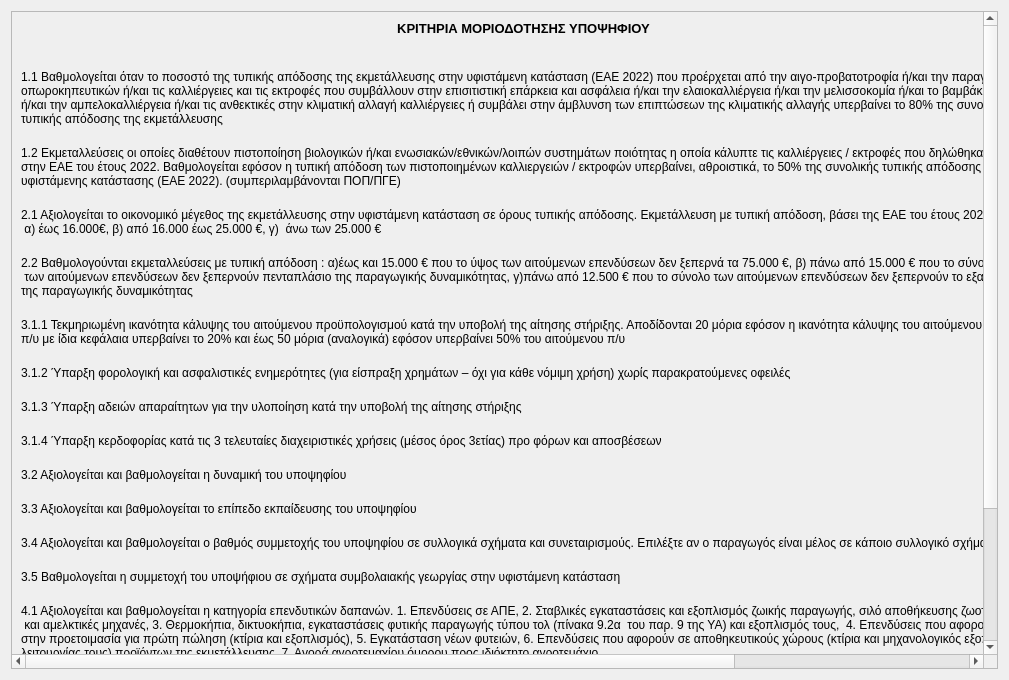
<?xml version="1.0" encoding="UTF-8"?>
<ui version="4.0">
 <class>page_moria</class>
 <widget class="QWidget" name="page_moria">
  <property name="geometry">
   <rect>
    <x>0</x>
    <y>0</y>
    <width>1009</width>
    <height>680</height>
   </rect>
  </property>
  <property name="sizePolicy">
   <sizepolicy hsizetype="Expanding" vsizetype="Expanding">
    <horstretch>0</horstretch>
    <verstretch>0</verstretch>
   </sizepolicy>
  </property>
  <property name="minimumSize">
   <size>
    <width>781</width>
    <height>483</height>
   </size>
  </property>
  <property name="maximumSize">
   <size>
    <width>1009</width>
    <height>16777215</height>
   </size>
  </property>
  <property name="windowTitle">
   <string>Form</string>
  </property>
  <layout class="QVBoxLayout" name="verticalLayout">
   <property name="spacing">
    <number>6</number>
   </property>
   <property name="sizeConstraint">
    <enum>QLayout::SetMinAndMaxSize</enum>
   </property>
   <item>
    <widget class="QScrollArea" name="scrollArea">
     <property name="sizePolicy">
      <sizepolicy hsizetype="Expanding" vsizetype="Expanding">
       <horstretch>1</horstretch>
       <verstretch>1</verstretch>
      </sizepolicy>
     </property>
     <property name="minimumSize">
      <size>
       <width>0</width>
       <height>200</height>
      </size>
     </property>
     <property name="maximumSize">
      <size>
       <width>16777215</width>
       <height>16777215</height>
      </size>
     </property>
     <property name="widgetResizable">
      <bool>true</bool>
     </property>
     <widget class="QWidget" name="scrollAreaWidgetContents">
      <property name="geometry">
       <rect>
        <x>-254</x>
        <y>0</y>
        <width>1226</width>
        <height>768</height>
       </rect>
      </property>
      <property name="sizePolicy">
       <sizepolicy hsizetype="Expanding" vsizetype="Expanding">
        <horstretch>0</horstretch>
        <verstretch>0</verstretch>
       </sizepolicy>
      </property>
      <layout class="QGridLayout" name="gridLayout">
       <item row="9" column="1">
        <widget class="QComboBox" name="comboBox_3_1_4">
         <property name="sizePolicy">
          <sizepolicy hsizetype="Fixed" vsizetype="Fixed">
           <horstretch>0</horstretch>
           <verstretch>0</verstretch>
          </sizepolicy>
         </property>
         <property name="maximumSize">
          <size>
           <width>150</width>
           <height>16777215</height>
          </size>
         </property>
         <item>
          <property name="text">
           <string>--Επιλέξτε</string>
          </property>
         </item>
         <item>
          <property name="text">
           <string>Ναι</string>
          </property>
         </item>
         <item>
          <property name="text">
           <string>Όχι</string>
          </property>
         </item>
        </widget>
       </item>
       <item row="19" column="2">
        <widget class="QLineEdit" name="lineEdit_epileximos">
         <property name="sizePolicy">
          <sizepolicy hsizetype="Fixed" vsizetype="Fixed">
           <horstretch>0</horstretch>
           <verstretch>0</verstretch>
          </sizepolicy>
         </property>
        </widget>
       </item>
       <item row="14" column="0">
        <widget class="QLabel" name="label_16">
         <property name="text">
          <string>4.1 Αξιολογείται και βαθμολογείται η κατηγορία επενδυτικών δαπανών. 1. Επενδύσεις σε ΑΠΕ, 2. Σταβλικές εγκαταστάσεις και εξοπλισμός ζωικής παραγωγής, σιλό αποθήκευσης ζωοτροφών
 και αμελκτικές μηχανές, 3. Θερμοκήπια, δικτυοκήπια, εγκαταστάσεις φυτικής παραγωγής τύπου τολ (πίνακα 9.2α  του παρ. 9 της ΥΑ) και εξοπλισμός τους,  4. Επενδύσεις που αφορούν 
στην προετοιμασία για πρώτη πώληση (κτίρια και εξοπλισμός), 5. Εγκατάσταση νέων φυτειών, 6. Επενδύσεις που αφορούν σε αποθηκευτικούς χώρους (κτίρια και μηχανολογικός εξοπλισμός 
λειτουργίας τους) προϊόντων της εκμετάλλευσης, 7. Αγορά αγροτεμαχίου όμορου προς ιδιόκτητο αγροτεμάχιο
</string>
         </property>
        </widget>
       </item>
       <item row="15" column="0">
        <widget class="QLabel" name="label_17">
         <property name="text">
          <string>5.1 Αξιολογείται και βαθμολογείται η καινοτομία των επενδυτικών δαπανών με προτεραιότητα σε αυτές που αφορούν σε γεωργία ακριβείας και την έξυπνη γεωργία. </string>
         </property>
        </widget>
       </item>
       <item row="11" column="0">
        <widget class="QLabel" name="label_13">
         <property name="text">
          <string>3.3 Αξιολογείται και βαθμολογείται το επίπεδο εκπαίδευσης του υποψηφίου
</string>
         </property>
        </widget>
       </item>
       <item row="7" column="1">
        <widget class="QComboBox" name="comboBox_3_1_2">
         <property name="sizePolicy">
          <sizepolicy hsizetype="Fixed" vsizetype="Fixed">
           <horstretch>0</horstretch>
           <verstretch>0</verstretch>
          </sizepolicy>
         </property>
         <property name="maximumSize">
          <size>
           <width>150</width>
           <height>16777215</height>
          </size>
         </property>
         <item>
          <property name="text">
           <string>--Επιλέξτε</string>
          </property>
         </item>
         <item>
          <property name="text">
           <string>Ναι</string>
          </property>
         </item>
         <item>
          <property name="text">
           <string>Όχι</string>
          </property>
         </item>
        </widget>
       </item>
       <item row="4" column="1">
        <widget class="QLineEdit" name="lineEdit_2_1">
         <property name="sizePolicy">
          <sizepolicy hsizetype="Fixed" vsizetype="Fixed">
           <horstretch>0</horstretch>
           <verstretch>0</verstretch>
          </sizepolicy>
         </property>
         <property name="maximumSize">
          <size>
           <width>150</width>
           <height>16777215</height>
          </size>
         </property>
        </widget>
       </item>
       <item row="15" column="2">
        <widget class="QLineEdit" name="lineEdit_5_1_moria">
         <property name="sizePolicy">
          <sizepolicy hsizetype="Fixed" vsizetype="Fixed">
           <horstretch>0</horstretch>
           <verstretch>0</verstretch>
          </sizepolicy>
         </property>
        </widget>
       </item>
       <item row="16" column="2">
        <widget class="QLineEdit" name="lineEdit_6_1_moria">
         <property name="sizePolicy">
          <sizepolicy hsizetype="Fixed" vsizetype="Fixed">
           <horstretch>0</horstretch>
           <verstretch>0</verstretch>
          </sizepolicy>
         </property>
        </widget>
       </item>
       <item row="5" column="2">
        <widget class="QLineEdit" name="lineEdit_2_2_moria">
         <property name="sizePolicy">
          <sizepolicy hsizetype="Fixed" vsizetype="Fixed">
           <horstretch>0</horstretch>
           <verstretch>0</verstretch>
          </sizepolicy>
         </property>
        </widget>
       </item>
       <item row="9" column="0">
        <widget class="QLabel" name="label_10">
         <property name="text">
          <string>3.1.4 Ύπαρξη κερδοφορίας κατά τις 3 τελευταίες διαχειριστικές χρήσεις (μέσος όρος 3ετίας) προ φόρων και αποσβέσεων
</string>
         </property>
        </widget>
       </item>
       <item row="18" column="2">
        <widget class="QLineEdit" name="lineEdit_moria">
         <property name="sizePolicy">
          <sizepolicy hsizetype="Fixed" vsizetype="Fixed">
           <horstretch>0</horstretch>
           <verstretch>0</verstretch>
          </sizepolicy>
         </property>
        </widget>
       </item>
       <item row="9" column="2">
        <widget class="QLineEdit" name="lineEdit_3_1_4_moria">
         <property name="sizePolicy">
          <sizepolicy hsizetype="Fixed" vsizetype="Fixed">
           <horstretch>0</horstretch>
           <verstretch>0</verstretch>
          </sizepolicy>
         </property>
        </widget>
       </item>
       <item row="12" column="0">
        <widget class="QLabel" name="label_14">
         <property name="text">
          <string>3.4 Αξιολογείται και βαθμολογείται ο βαθμός συμμετοχής του υποψηφίου σε συλλογικά σχήματα και συνεταιρισμούς. Επιλέξτε αν ο παραγωγός είναι μέλος σε κάποιο συλλογικό σχήμα
</string>
         </property>
        </widget>
       </item>
       <item row="2" column="1">
        <widget class="QComboBox" name="comboBox_1_1">
         <property name="sizePolicy">
          <sizepolicy hsizetype="Fixed" vsizetype="Fixed">
           <horstretch>0</horstretch>
           <verstretch>0</verstretch>
          </sizepolicy>
         </property>
         <property name="maximumSize">
          <size>
           <width>150</width>
           <height>16777215</height>
          </size>
         </property>
         <item>
          <property name="text">
           <string>--Επιλέξτε</string>
          </property>
         </item>
         <item>
          <property name="text">
           <string>Ναι</string>
          </property>
         </item>
         <item>
          <property name="text">
           <string>Όχι</string>
          </property>
         </item>
        </widget>
       </item>
       <item row="17" column="1">
        <widget class="QComboBox" name="comboBox_7_1">
         <property name="sizePolicy">
          <sizepolicy hsizetype="Fixed" vsizetype="Fixed">
           <horstretch>0</horstretch>
           <verstretch>0</verstretch>
          </sizepolicy>
         </property>
         <property name="maximumSize">
          <size>
           <width>150</width>
           <height>16777215</height>
          </size>
         </property>
         <item>
          <property name="text">
           <string>--Επιλέξτε</string>
          </property>
         </item>
         <item>
          <property name="text">
           <string>Ναι</string>
          </property>
         </item>
         <item>
          <property name="text">
           <string>Όχι</string>
          </property>
         </item>
        </widget>
       </item>
       <item row="2" column="0">
        <widget class="QLabel" name="label_3">
         <property name="text">
          <string>1.1 Βαθμολογείται όταν το ποσοστό της τυπικής απόδοσης της εκμετάλλευσης στην υφιστάμενη κατάσταση (ΕΑΕ 2022) που προέρχεται από την αιγο-προβατοτροφία ή/και την παραγωγή 
οπωροκηπευτικών ή/και τις καλλιέργειες και τις εκτροφές που συμβάλλουν στην επισιτιστική επάρκεια και ασφάλεια ή/και την ελαιοκαλλιέργεια ή/και την μελισσοκομία ή/και το βαμβάκι 
ή/και την αμπελοκαλλιέργεια ή/και τις ανθεκτικές στην κλιματική αλλαγή καλλιέργειες ή συμβάλει στην άμβλυνση των επιπτώσεων της κλιματικής αλλαγής υπερβαίνει το 80% της συνολικής 
τυπικής απόδοσης της εκμετάλλευσης
</string>
         </property>
        </widget>
       </item>
       <item row="18" column="1">
        <widget class="QLabel" name="label_20">
         <property name="text">
          <string>&lt;html&gt;&lt;head/&gt;&lt;body&gt;&lt;p align=&quot;center&quot;&gt;&lt;span style=&quot; font-weight:600;&quot;&gt;Συνολική βαθμολογία&lt;/span&gt;&lt;/p&gt;&lt;/body&gt;&lt;/html&gt;</string>
         </property>
        </widget>
       </item>
       <item row="6" column="0">
        <widget class="QLabel" name="label_7">
         <property name="text">
          <string>3.1.1 Τεκμηριωμένη ικανότητα κάλυψης του αιτούμενου προϋπολογισμού κατά την υποβολή της αίτησης στήριξης. Αποδίδονται 20 μόρια εφόσον η ικανότητα κάλυψης του αιτούμενου 
π/υ με ίδια κεφάλαια υπερβαίνει το 20% και έως 50 μόρια (αναλογικά) εφόσον υπερβαίνει 50% του αιτούμενου π/υ
 </string>
         </property>
        </widget>
       </item>
       <item row="15" column="1">
        <widget class="QLineEdit" name="lineEdit_5_1">
         <property name="sizePolicy">
          <sizepolicy hsizetype="Fixed" vsizetype="Fixed">
           <horstretch>0</horstretch>
           <verstretch>0</verstretch>
          </sizepolicy>
         </property>
         <property name="maximumSize">
          <size>
           <width>150</width>
           <height>16777215</height>
          </size>
         </property>
        </widget>
       </item>
       <item row="3" column="0">
        <widget class="QLabel" name="label_4">
         <property name="text">
          <string>1.2 Eκμεταλλεύσεις οι οποίες διαθέτουν πιστοποίηση βιολογικών ή/και ενωσιακών/εθνικών/λοιπών συστημάτων ποιότητας η οποία κάλυπτε τις καλλιέργειες / εκτροφές που δηλώθηκαν 
στην ΕΑΕ του έτους 2022. Βαθμολογείται εφόσον η τυπική απόδοση των πιστοποιημένων καλλιεργειών / εκτροφών υπερβαίνει, αθροιστικά, το 50% της συνολικής τυπικής απόδοσης της 
υφιστάμενης κατάστασης (ΕΑΕ 2022). (συμπεριλαμβάνονται ΠΟΠ/ΠΓΕ)
</string>
         </property>
        </widget>
       </item>
       <item row="13" column="2">
        <widget class="QLineEdit" name="lineEdit_3_5_moria">
         <property name="sizePolicy">
          <sizepolicy hsizetype="Fixed" vsizetype="Fixed">
           <horstretch>0</horstretch>
           <verstretch>0</verstretch>
          </sizepolicy>
         </property>
        </widget>
       </item>
       <item row="6" column="1">
        <widget class="QLineEdit" name="lineEdit_3_1_1">
         <property name="sizePolicy">
          <sizepolicy hsizetype="Fixed" vsizetype="Fixed">
           <horstretch>0</horstretch>
           <verstretch>0</verstretch>
          </sizepolicy>
         </property>
         <property name="maximumSize">
          <size>
           <width>150</width>
           <height>16777215</height>
          </size>
         </property>
        </widget>
       </item>
       <item row="7" column="2">
        <widget class="QLineEdit" name="lineEdit_3_1_2_moria">
         <property name="sizePolicy">
          <sizepolicy hsizetype="Fixed" vsizetype="Fixed">
           <horstretch>0</horstretch>
           <verstretch>0</verstretch>
          </sizepolicy>
         </property>
        </widget>
       </item>
       <item row="5" column="0">
        <widget class="QLabel" name="label_6">
         <property name="text">
          <string>2.2 Βαθμολογούνται εκμεταλλεύσεις με τυπική απόδοση : α)έως και 15.000 € που το ύψος των αιτούμενων επενδύσεων δεν ξεπερνά τα 75.000 €, β) πάνω από 15.000 € που το σύνολο
 των αιτούμενων επενδύσεων δεν ξεπερνούν πενταπλάσιο της παραγωγικής δυναμικότητας, γ)πάνω από 12.500 € που το σύνολο των αιτούμενων επενδύσεων δεν ξεπερνούν το εξαπλάσιο 
της παραγωγικής δυναμικότητας
</string>
         </property>
        </widget>
       </item>
       <item row="1" column="2">
        <widget class="QLineEdit" name="lineEdit_budget">
         <property name="enabled">
          <bool>true</bool>
         </property>
         <property name="sizePolicy">
          <sizepolicy hsizetype="Preferred" vsizetype="Fixed">
           <horstretch>0</horstretch>
           <verstretch>0</verstretch>
          </sizepolicy>
         </property>
         <property name="maximumSize">
          <size>
           <width>16777215</width>
           <height>16777215</height>
          </size>
         </property>
        </widget>
       </item>
       <item row="6" column="2">
        <widget class="QLineEdit" name="lineEdit_3_1_1_moria">
         <property name="sizePolicy">
          <sizepolicy hsizetype="Fixed" vsizetype="Fixed">
           <horstretch>0</horstretch>
           <verstretch>0</verstretch>
          </sizepolicy>
         </property>
        </widget>
       </item>
       <item row="17" column="2">
        <widget class="QLineEdit" name="lineEdit_7_1_moria">
         <property name="sizePolicy">
          <sizepolicy hsizetype="Fixed" vsizetype="Fixed">
           <horstretch>0</horstretch>
           <verstretch>0</verstretch>
          </sizepolicy>
         </property>
        </widget>
       </item>
       <item row="4" column="0">
        <widget class="QLabel" name="label_5">
         <property name="text">
          <string>2.1 Αξιολογείται το οικονομικό μέγεθος της εκμετάλλευσης στην υφιστάμενη κατάσταση σε όρους τυπικής απόδοσης. Εκμετάλλευση με τυπική απόδοση, βάσει της ΕΑΕ του έτους 2025:
 α) έως 16.000€, β) από 16.000 έως 25.000 €, γ)  άνω των 25.000 €
</string>
         </property>
        </widget>
       </item>
       <item row="3" column="1">
        <widget class="QLineEdit" name="lineEdit_1_2">
         <property name="sizePolicy">
          <sizepolicy hsizetype="Fixed" vsizetype="Fixed">
           <horstretch>0</horstretch>
           <verstretch>0</verstretch>
          </sizepolicy>
         </property>
         <property name="maximumSize">
          <size>
           <width>150</width>
           <height>16777215</height>
          </size>
         </property>
        </widget>
       </item>
       <item row="17" column="0">
        <widget class="QLabel" name="label_19">
         <property name="text">
          <string>7.1 Αξιολογείται και βαθμολογείται η πραγματοποίηση επενδύσεων σε εκμεταλλεύσεις περιοχών που έχουν κηρυχθεί πυρόπληκτες </string>
         </property>
        </widget>
       </item>
       <item row="10" column="0">
        <widget class="QLabel" name="label_12">
         <property name="text">
          <string>3.2 Αξιολογείται και βαθμολογείται η δυναμική του υποψηφίου
</string>
         </property>
        </widget>
       </item>
       <item row="4" column="2">
        <widget class="QLineEdit" name="lineEdit_2_1_moria">
         <property name="sizePolicy">
          <sizepolicy hsizetype="Fixed" vsizetype="Fixed">
           <horstretch>0</horstretch>
           <verstretch>0</verstretch>
          </sizepolicy>
         </property>
        </widget>
       </item>
       <item row="13" column="1">
        <widget class="QComboBox" name="comboBox_3_5">
         <property name="sizePolicy">
          <sizepolicy hsizetype="Fixed" vsizetype="Fixed">
           <horstretch>0</horstretch>
           <verstretch>0</verstretch>
          </sizepolicy>
         </property>
         <property name="maximumSize">
          <size>
           <width>150</width>
           <height>16777215</height>
          </size>
         </property>
         <item>
          <property name="text">
           <string>--Επιλέξτε</string>
          </property>
         </item>
         <item>
          <property name="text">
           <string>Ναι</string>
          </property>
         </item>
         <item>
          <property name="text">
           <string>Όχι</string>
          </property>
         </item>
        </widget>
       </item>
       <item row="5" column="1">
        <widget class="QLineEdit" name="lineEdit_2_2">
         <property name="sizePolicy">
          <sizepolicy hsizetype="Fixed" vsizetype="Fixed">
           <horstretch>0</horstretch>
           <verstretch>0</verstretch>
          </sizepolicy>
         </property>
         <property name="maximumSize">
          <size>
           <width>150</width>
           <height>16777215</height>
          </size>
         </property>
        </widget>
       </item>
       <item row="8" column="2">
        <widget class="QLineEdit" name="lineEdit_3_1_3_moria">
         <property name="sizePolicy">
          <sizepolicy hsizetype="Fixed" vsizetype="Fixed">
           <horstretch>0</horstretch>
           <verstretch>0</verstretch>
          </sizepolicy>
         </property>
        </widget>
       </item>
       <item row="10" column="2">
        <widget class="QLineEdit" name="lineEdit_3_2_moria">
         <property name="sizePolicy">
          <sizepolicy hsizetype="Fixed" vsizetype="Fixed">
           <horstretch>0</horstretch>
           <verstretch>0</verstretch>
          </sizepolicy>
         </property>
        </widget>
       </item>
       <item row="19" column="1">
        <widget class="QLabel" name="label_2">
         <property name="text">
          <string>&lt;html&gt;&lt;head/&gt;&lt;body&gt;&lt;p align=&quot;center&quot;&gt;&lt;span style=&quot; font-weight:600;&quot;&gt;Επιλεξιμότητα&lt;/span&gt;&lt;/p&gt;&lt;/body&gt;&lt;/html&gt;</string>
         </property>
        </widget>
       </item>
       <item row="8" column="1">
        <widget class="QComboBox" name="comboBox_3_1_3">
         <property name="sizePolicy">
          <sizepolicy hsizetype="Minimum" vsizetype="Fixed">
           <horstretch>0</horstretch>
           <verstretch>0</verstretch>
          </sizepolicy>
         </property>
         <property name="maximumSize">
          <size>
           <width>150</width>
           <height>16777215</height>
          </size>
         </property>
         <item>
          <property name="text">
           <string>--Επιλέξτε</string>
          </property>
         </item>
         <item>
          <property name="text">
           <string>Ναι</string>
          </property>
         </item>
         <item>
          <property name="text">
           <string>Όχι</string>
          </property>
         </item>
        </widget>
       </item>
       <item row="3" column="2">
        <widget class="QLineEdit" name="lineEdit_1_2_moria">
         <property name="sizePolicy">
          <sizepolicy hsizetype="Fixed" vsizetype="Fixed">
           <horstretch>0</horstretch>
           <verstretch>0</verstretch>
          </sizepolicy>
         </property>
        </widget>
       </item>
       <item row="7" column="0">
        <widget class="QLabel" name="label_8">
         <property name="text">
          <string>3.1.2 Ύπαρξη φορολογική και ασφαλιστικές ενημερότητες (για είσπραξη χρημάτων – όχι για κάθε νόμιμη χρήση) χωρίς παρακρατούμενες οφειλές
</string>
         </property>
        </widget>
       </item>
       <item row="16" column="1">
        <widget class="QComboBox" name="comboBox_6_1">
         <property name="sizePolicy">
          <sizepolicy hsizetype="Fixed" vsizetype="Fixed">
           <horstretch>0</horstretch>
           <verstretch>0</verstretch>
          </sizepolicy>
         </property>
         <property name="maximumSize">
          <size>
           <width>150</width>
           <height>16777215</height>
          </size>
         </property>
         <item>
          <property name="text">
           <string>--Επιλέξτε</string>
          </property>
         </item>
         <item>
          <property name="text">
           <string>Ναι</string>
          </property>
         </item>
         <item>
          <property name="text">
           <string>Όχι</string>
          </property>
         </item>
        </widget>
       </item>
       <item row="2" column="2">
        <widget class="QLineEdit" name="lineEdit_1_1_moria">
         <property name="sizePolicy">
          <sizepolicy hsizetype="Fixed" vsizetype="Fixed">
           <horstretch>0</horstretch>
           <verstretch>0</verstretch>
          </sizepolicy>
         </property>
         <property name="minimumSize">
          <size>
           <width>0</width>
           <height>0</height>
          </size>
         </property>
        </widget>
       </item>
       <item row="13" column="0">
        <widget class="QLabel" name="label_15">
         <property name="text">
          <string>3.5 Βαθμολογείται η συμμετοχή του υποψήφιου σε σχήματα συμβολαιακής γεωργίας στην υφιστάμενη κατάσταση
</string>
         </property>
        </widget>
       </item>
       <item row="11" column="1">
        <widget class="QComboBox" name="comboBox_3_3">
         <property name="sizePolicy">
          <sizepolicy hsizetype="Fixed" vsizetype="Fixed">
           <horstretch>0</horstretch>
           <verstretch>0</verstretch>
          </sizepolicy>
         </property>
         <property name="maximumSize">
          <size>
           <width>150</width>
           <height>16777215</height>
          </size>
         </property>
         <item>
          <property name="text">
           <string>--Επιλέξτε</string>
          </property>
         </item>
         <item>
          <property name="text">
           <string>Κατοχή πτυχίου &gt;= 6, 7, 8</string>
          </property>
         </item>
         <item>
          <property name="text">
           <string>Κατοχή γεωτεχνικού πτυχίου =&lt; 3, 4, 5</string>
          </property>
         </item>
         <item>
          <property name="text">
           <string>Κατοχή γεωτεχνικού πτυχίου &gt;= 6, 7, 8</string>
          </property>
         </item>
         <item>
          <property name="text">
           <string>Κανένα από τα παραπάνω</string>
          </property>
         </item>
        </widget>
       </item>
       <item row="8" column="0">
        <widget class="QLabel" name="label_9">
         <property name="text">
          <string>3.1.3 Ύπαρξη αδειών απαραίτητων για την υλοποίηση κατά την υποβολή της αίτησης στήριξης
</string>
         </property>
        </widget>
       </item>
       <item row="0" column="0">
        <widget class="QLabel" name="label">
         <property name="maximumSize">
          <size>
           <width>16777215</width>
           <height>20</height>
          </size>
         </property>
         <property name="text">
          <string>&lt;html&gt;&lt;head/&gt;&lt;body&gt;&lt;p align=&quot;center&quot;&gt;&lt;span style=&quot; font-size:10pt; font-weight:600;&quot;&gt;ΚΡΙΤΗΡΙΑ ΜΟΡΙΟΔΟΤΗΣΗΣ ΥΠΟΨΗΦΙΟΥ&lt;/span&gt;&lt;/p&gt;&lt;/body&gt;&lt;/html&gt;</string>
         </property>
        </widget>
       </item>
       <item row="14" column="2">
        <widget class="QLineEdit" name="lineEdit_4_1_moria">
         <property name="sizePolicy">
          <sizepolicy hsizetype="Fixed" vsizetype="Fixed">
           <horstretch>0</horstretch>
           <verstretch>0</verstretch>
          </sizepolicy>
         </property>
        </widget>
       </item>
       <item row="16" column="0">
        <widget class="QLabel" name="label_18">
         <property name="text">
          <string>6.1 Αξιολογείται και βαθμολογείται η συμμετοχή σε κλάδους (στην υφιστάμενη κατάσταση) που αναδεικνύονται στο πλαίσιο των ιδιαιτεροτήτων και αναγκών της κάθε Περιφέρειας αλλά και τις 
στρατηγικές RIS3. </string>
         </property>
        </widget>
       </item>
       <item row="14" column="1">
        <widget class="QLineEdit" name="lineEdit_4_1">
         <property name="sizePolicy">
          <sizepolicy hsizetype="Fixed" vsizetype="Fixed">
           <horstretch>0</horstretch>
           <verstretch>0</verstretch>
          </sizepolicy>
         </property>
         <property name="maximumSize">
          <size>
           <width>150</width>
           <height>16777215</height>
          </size>
         </property>
        </widget>
       </item>
       <item row="11" column="2">
        <widget class="QLineEdit" name="lineEdit_3_3_moria">
         <property name="sizePolicy">
          <sizepolicy hsizetype="Fixed" vsizetype="Fixed">
           <horstretch>0</horstretch>
           <verstretch>0</verstretch>
          </sizepolicy>
         </property>
        </widget>
       </item>
       <item row="12" column="2">
        <widget class="QLineEdit" name="lineEdit_3_4_moria">
         <property name="sizePolicy">
          <sizepolicy hsizetype="Fixed" vsizetype="Fixed">
           <horstretch>0</horstretch>
           <verstretch>0</verstretch>
          </sizepolicy>
         </property>
        </widget>
       </item>
       <item row="12" column="1">
        <widget class="QComboBox" name="comboBox_3_4">
         <property name="sizePolicy">
          <sizepolicy hsizetype="Fixed" vsizetype="Fixed">
           <horstretch>0</horstretch>
           <verstretch>0</verstretch>
          </sizepolicy>
         </property>
         <property name="maximumSize">
          <size>
           <width>150</width>
           <height>16777215</height>
          </size>
         </property>
         <item>
          <property name="text">
           <string>--Επιλέξτε</string>
          </property>
         </item>
         <item>
          <property name="text">
           <string>ΟΠ/Ομ.Π με μέλη&gt;10</string>
          </property>
         </item>
         <item>
          <property name="text">
           <string>ΑΣ</string>
          </property>
         </item>
         <item>
          <property name="text">
           <string>ΑΣ και ΟΠ/Ομ.Π με μέλη&gt;10</string>
          </property>
         </item>
         <item>
          <property name="text">
           <string>Αναγκαστικός Συνεταιρισμός</string>
          </property>
         </item>
         <item>
          <property name="text">
           <string>Κανένα από τα παραπάνω</string>
          </property>
         </item>
        </widget>
       </item>
       <item row="10" column="1">
        <widget class="QComboBox" name="comboBox_3_2">
         <property name="sizePolicy">
          <sizepolicy hsizetype="Fixed" vsizetype="Fixed">
           <horstretch>0</horstretch>
           <verstretch>0</verstretch>
          </sizepolicy>
         </property>
         <property name="maximumSize">
          <size>
           <width>150</width>
           <height>16777215</height>
          </size>
         </property>
         <item>
          <property name="text">
           <string>--Επιλέξτε</string>
          </property>
         </item>
         <item>
          <property name="text">
           <string>Νέος Αγρότης 2018 ή 2021</string>
          </property>
         </item>
         <item>
          <property name="text">
           <string>Επιλαχόντας του Μ6.1</string>
          </property>
         </item>
         <item>
          <property name="text">
           <string>Εμπειρία &gt;5 ετών και έως 50 ετών</string>
          </property>
         </item>
         <item>
          <property name="text">
           <string>Κανένα από τα παραπάνω</string>
          </property>
         </item>
        </widget>
       </item>
       <item row="1" column="1">
        <widget class="QLabel" name="label_21">
         <property name="sizePolicy">
          <sizepolicy hsizetype="Fixed" vsizetype="Fixed">
           <horstretch>0</horstretch>
           <verstretch>0</verstretch>
          </sizepolicy>
         </property>
         <property name="text">
          <string>&lt;html&gt;&lt;head/&gt;&lt;body&gt;&lt;p align=&quot;center&quot;&gt;&lt;span style=&quot; font-weight:600;&quot;&gt;Προϋπολογισμός έργου&lt;/span&gt;&lt;/p&gt;&lt;/body&gt;&lt;/html&gt;</string>
         </property>
        </widget>
       </item>
      </layout>
     </widget>
    </widget>
   </item>
  </layout>
 </widget>
 <resources/>
 <connections/>
</ui>
